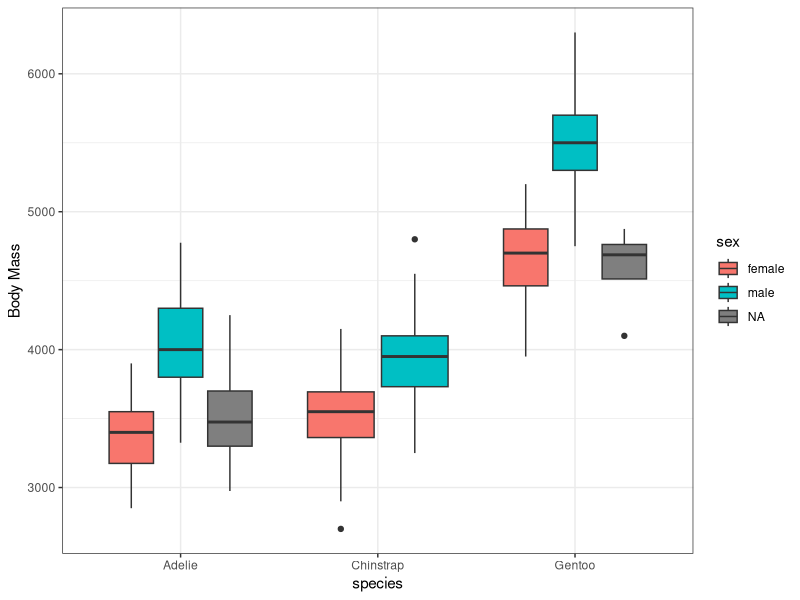
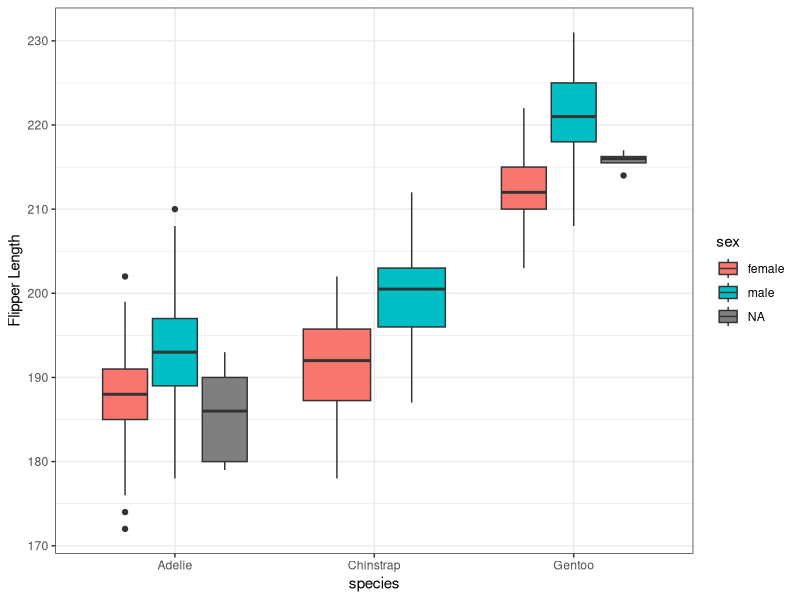

Generate these figures, in order, with R:
## ---- chunk 1
knitr::opts_chunk$set(echo = TRUE)
## ---- chunk 2
library(palmerpenguins)
library(tidyverse)
## ---- chunk 3
ggplot(penguins)+
  geom_boxplot(aes(species, body_mass_g, fill=sex))+
  labs(y="Body Mass")+
  theme_bw()
## ---- chunk 4
ggplot(penguins)+
  geom_boxplot(aes(species, flipper_length_mm, fill=sex))+
  labs(y="Flipper Length")+
  theme_bw()
